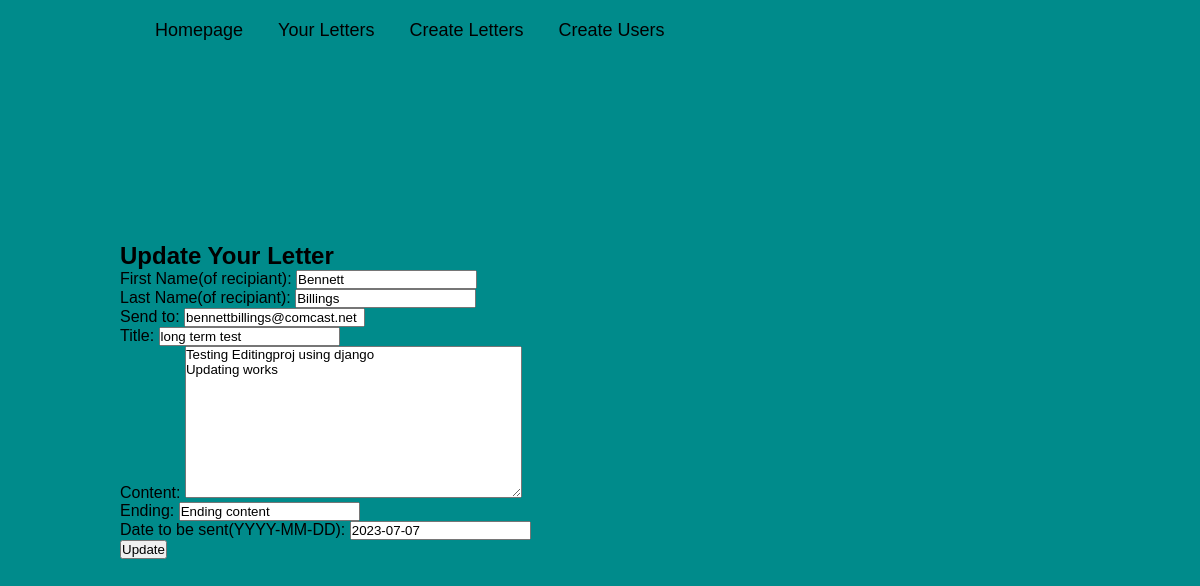
Page /letter/3/update on the committed database.
### letter/models.py (models this page shows, shortened)
class Letter(models.Model):
    first_name = models.CharField(max_length=30, null=True)
    last_name = models.CharField(max_length=30, null=True)
    send_to = models.EmailField()
    title = models.CharField(max_length=50)
    content = models.TextField()
    ending = models.CharField(max_length=50)
    date_to_send = models.DateField()
    submitted = models.DateField(auto_now_add=True)
    class Meta:
        ordering = ['submitted']

### letter/views.py (the view)
# urls.py: path('letter/<slug:pk>/update', views.UpdateLetterView.as_view(), name='update_letter'),
class UpdateLetterView(UpdateView):
    template_name = 'letter/update_letter.html'
    model = Letter
    form_class = LetterForm
    success_url = reverse_lazy('letter')

### letter/forms.py
class LetterForm(forms.ModelForm):
    class Meta:
        model = Letter
        fields = '__all__'
        labels = {
            'first_name': ('First Name(of recipiant)'),
            'last_name': ('Last Name(of recipiant)'),
            'date_to_send': ('''Date to be sent(YYYY-MM-DD)''')
        }

### letter/templates/letter/update_letter.html (shortened to what this page needs)
{% extends 'base.html' %}
{% block content %}
    <div class="update-letter-content">
        <h1>Update Your Letter</h1>
        <div class="update-letter-form">
            <form method="post">
                {{ form.as_p }}
                <input type="submit" value="Update"/>
            </form>
        </div>
    </div>
{% endblock content %}

### proj_site/static/proj_site/main.css (style rules this page uses)
* { color: black; margin: 0; padding: 0; box-sizing: border-box; font-family: 'Poppins', sans-serif; }
body { background: darkcyan; }

### rows in the picture
Letter: first_name "Bennett", last_name "Billings", send_to "bennettbillings@comcast.net", title "long term test", content "Testing Editingproj using django Updating works", ending "Ending content", date_to_send "2023-07-07"
